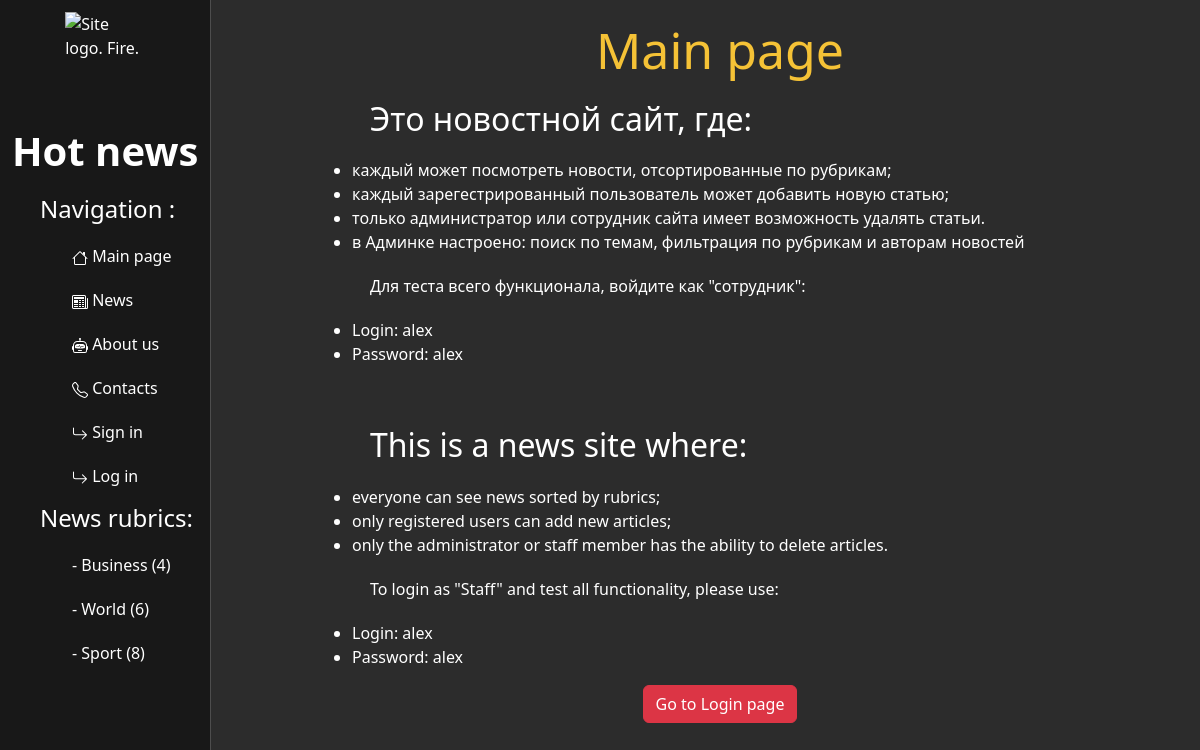
The page / on the database its author committed.
### news/models.py (models this page shows, shortened)
class Rubric(models.Model):
    name = models.CharField(max_length=150,
                            help_text="Enter the article's rubric",
                            verbose_name="The article's rubric")

### main/views.py (the view)
# urls.py: path('', views.index, name='index'),
def index(request):
    rubrics = Rubric.objects.all()
    context = {'rubrics': rubrics}
    return render(request, 'main/index.html', context)

### main/templates/main/index.html (shortened to what this page needs)
{% extends "main/base.html" %}
{% block content %}
    <div class="features">
        <h1>Main page</h1>
        <div class="main_page">
            <h2>Это новостной сайт, где:</h2>
            <ul>
                <li> каждый может посмотреть новости, отсортированные по рубрикам;</li>
                <li> каждый зарегестрированный пользователь может добавить новую статью;</li>
                <li> только администратор или сотрудник сайта имеет возможность удалять статьи.</li>
                <li> в Админке настроено: поиск по темам, фильтрация по рубрикам и авторам новостей</li>
            </ul>
             <p> Для теста всего функционала, войдите как "сотрудник": </p>
             <ul>
                 <li>Login: alex</li>
                 <li>Password: alex</li>
             </ul>
            <br>
            <h2>This is a news site where:</h2>
            <ul>
                <li> everyone can see news sorted by rubrics;</li>
                <li> only registered users can add new articles;</li>
                <li> only the administrator or staff member has the ability to delete articles.</li>
            </ul>
            <p> To login as "Staff" and test all functionality, please use:</p>
            <ul>
                <li>Login: alex</li>
                <li>Password: alex</li>
            </ul>
            <a href="{% url 'login' %}" class="btn btn-danger"> Go to Login page </a>
        </div>
    </div>
{% endblock content %}

### main/templates/main/base.html (shortened to what this page needs)
{% load static %}
<!DOCTYPE html>
<html lang="en">
<head>
    <link rel="stylesheet" href="https://cdn.jsdelivr.net/npm/bootstrap@5.2.0-beta1/dist/css/bootstrap.min.css">
    <link rel="stylesheet" href="{% static 'main/css/main.css' %}">
</head>
<body>
<div class=".container-fluid">
    <div class="row">
        <div class=".col-">
            <aside>
                <div>
                    <img src="{% static 'main/img/fire.png' %}" alt="Site logo. Fire.">
                    <h1 class="logo"> Hot news </h1>
                </div>
                <div style="padding-left: 15%">
                    <h4>Navigation :</h4>
                    <ul>
                        <li><a href="{% url 'index' %}">  </i> Main page</a></li>
                        <li><a href="{% url 'news_index' %}"> News </a></li>
                        <li><a href="{% url 'about' %}"> About us </a></li>
                        <li><a href="{% url 'contacts' %}"> Contacts </a></li>
                        {% if user.is_authenticated %}
                          <li><a href="{% url 'add_an_article' %}"><svg xmlns="http://www.w3.org/2000/svg" width="16" height="16" fill="currentColor" class="bi bi-plus-square" viewBox="0 0 16 16">
                            <path d="M14 1a1 1 0 0 1 1 1v12a1 1 0 0 1-1 1H2a1 1 0 0 1-1-1V2a1 1 0 0 1 1-1h12zM2 0a2 2 0 0 0-2 2v12a2 2 0 0 0 2 2h12a2 2 0 0 0 2-2V2a2 2 0 0 0-2-2H2z"/>
                            <path d="M8 4a.5.5 0 0 1 .5.5v3h3a.5.5 0 0 1 0 1h-3v3a.5.5 0 0 1-1 0v-3h-3a.5.5 0 0 1 0-1h3v-3A.5.5 0 0 1 8 4z"/>
                            </svg> Add article </a></li>
                          <li><a href="{% url 'logout' %}"><svg xmlns="http://www.w3.org/2000/svg" width="16" height="16" fill="currentColor" class="bi bi-arrow-90deg-down" viewBox="0 0 16 16">
                            <path fill-rule="evenodd" d="M4.854 14.854a.5.5 0 0 1-.708 0l-4-4a.5.5 0 0 1 .708-.708L4 13.293V3.5A2.5 2.5 0 0 1 6.5 1h8a.5.5 0 0 1 0 1h-8A1.5 1.5 0 0 0 5 3.5v9.793l3.146-3.147a.5.5 0 0 1 .708.708l-4 4z"/>
                            </svg></i> log out </a></li>
                        {% else %}
                          <li><a href="{% url 'register' %}"></i> Sign in </a></li>
                          <li><a href="{% url 'login' %}"></i> Log in </a></li>
                        {% endif %}
                    </ul>
                    {% if rubrics %}
                        <h4>News rubrics:</h4>
                        <ul>
                            {%for rubric in rubrics%}
                                <li><a href="{% url 'by_rubric' rubric.pk %}"> - {{rubric.name}} ({{rubric.newsarticles_set.count}})</a></li>
                            {%endfor%}
                        </ul>
                    {% endif %}
                </div>
            </aside>
        </div>
        <div class=".col-md">
            <main>
                {% block content %}
                {% endblock content %}
            </main>
        </div>
    </div>
</div>
</body>
</html>

### main/static/main/css/main.css (style rules this page uses)
body { background: #2c2c2c; }
aside { background: #181818; float: left; padding: 1%; height:100vh; color:#fff; border-right: 1px solid #4d4d4d; position: fixed; }
aside img { width: 80px; height: 115px; display: block; margin-left: auto; margin-right: auto }
aside .logo { margin-top: 0px; text-align: center; font-weight: bold; }
aside a { text-decoration-line: none; color: #fff; }
aside ul { list-style: none; }
aside ul li { color: #fff; display: block; margin-top: 20px; transition: transform .5s ease; }
main .features { float: right; color: #fff; text-align: center; width: 80%; }
main .features p,h1, h2, h3 { max-width: 700px; margin: 20px auto; text-align: justify; }
.main_page { max-width: 800px; margin: 20px auto; }
.main_page li { text-align: left; }
main .features h1 { font-size: 50px; color: #f5c236; text-align: center; }

### rows shown on the page
Rubric: name "Business", newsarticles_set.count "4"
Rubric: name "World", newsarticles_set.count "6"
Rubric: name "Sport", newsarticles_set.count "8"
